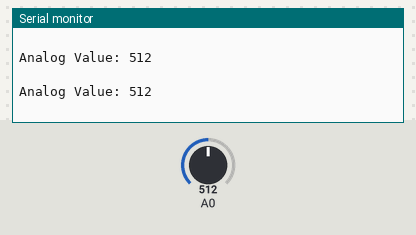
This sketch was run on a simulated Arduino Uno, built for the host (arithmetic inside an expression is 32-bit, double 64-bit). On the bench: the last lines printed to the serial monitor. Inputs (shaded band) come from the test bench; at power-on: A0 = 512.

Above: at 1.3 s.
1.4 s: A0 set to 716
At 1.9 s:
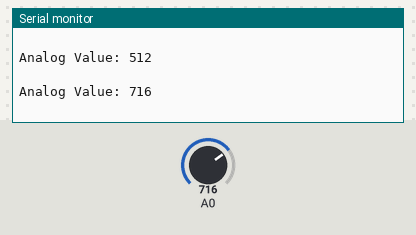
2.9 s: A0 set to 511
At 3.4 s:
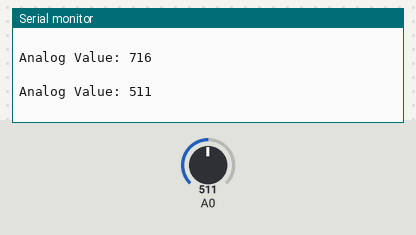
Timing chart, 0 to 5.9 s (numbered marks = the images above; inputs shaded):
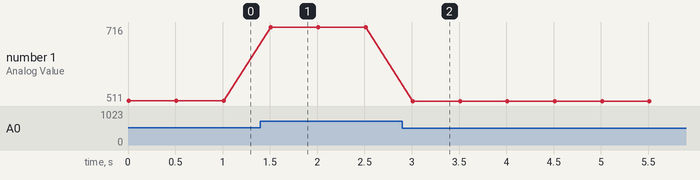

The sketch:

analog_input.ino
```cpp
/*
 * Project name: Analog Input
 * Description: Read the analog input pin from potentiometer
 * Hostpage: https://github.com/LeandroTeodoroRJ/ESP8266
 * Stable: Yes
 * Version: 1.0
 * Last Uptate: 10.06.24
 * Dependences: No
 * Current: Yes
 * Maintainer: leandroteodoro.engenharia@gmail.com
 * Architecture: ModeMCU Ver3.0 - ESP8266
 * Compile/Interpreter: Arduino IDE Ver 2.3.2
 * Access: Public
 * Changelog: No
 * Readme and Documents: No
 * Links: No
 * Other Notes: No.
 *
 */

#include "genericAnalog.h"

#define TIME_500_MS   500
#define RATE_115KBPS  115200
#define TIME_10_MS 10

AnalogInput potentiometer(A0);
int analog_value = 0;

void setup() {
  Serial.begin(RATE_115KBPS);
  delay(TIME_10_MS);
}

void loop() {
  potentiometer.setMaxValue(800);
  analog_value = potentiometer.getValue();
  showMessageValue(analog_value);
  delay(TIME_500_MS);
}

void showMessageValue(int value){
  Serial.print("Analog Value: ");
  Serial.println(value);
  Serial.println(" ");
}
```

genericAnalog.cpp
```cpp
#include "Arduino.h"
#include "genericAnalog.h"

AnalogInput::AnalogInput(uint8_t pin){
      _analog_pin = pin;
  }

int AnalogInput::getValue(){
  int value = analogRead(_analog_pin);

    try{
      if (value > _max_value){
        throw(MAX_VALUE_ERROR);
      }
    }
    catch(int code){
      Serial.print("This value is excessefull. ");
    }

    return value;
  }

void AnalogInput::setMaxValue(int value){
  _max_value = value;
}
```

genericAnalog.h
```cpp
/*
 * Description: This class implement to read a analog input pin
 * Hostpage: https://github.com/LeandroTeodoroRJ/ESP8266
 * Stable: Yes
 * Version: 1.0
 * Last Uptate: 10.06.24
 * Dependences: No
 * Current: Yes
 * Maintainer: leandroteodoro.engenharia@gmail.com
 * Architecture: ModeMCU Ver3.0 - ESP8266
 * Compile/Interpreter: Arduino IDE Ver 2.3.2
 * Access: Public
 * Changelog: No
 * Readme and Documents: No
 * Links: No
 * Other Notes: No.
 *
 */


#ifndef GENERIANALOG_H
#define GENERIANALOG_H

#include "Arduino.h"

#define MAX_VALUE_ERROR 1

class AnalogInput{
private:
  uint8_t _analog_pin;
  int _max_value;
public:
  AnalogInput(uint8_t pin);
  int getValue();
  void setMaxValue(int value);
};

#endif /* GENERIANALOG_H */
```

Measured:
- after the input at 1.4 s, the serial monitor: prints a new line after 0.11 s (image 1)
- after the input at 2.9 s, the serial monitor: prints a new line after 0.11 s (image 2)
- plotted number 1: 512 → 716 after the input at 1.4 s, 716 → 511 after the input at 2.9 s
